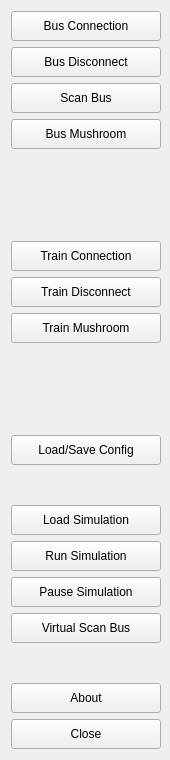
     <widget class="QWidget" name="buttonsWidget" native="true">
      <property name="minimumSize">
       <size>
        <width>170</width>
        <height>760</height>
       </size>
      </property>
      <property name="maximumSize">
       <size>
        <width>170</width>
        <height>760</height>
       </size>
      </property>
      <layout class="QVBoxLayout" name="verticalLayout">
       <item>
        <widget class="QPushButton" name="connectDialogButton">
         <property name="minimumSize">
          <size>
           <width>150</width>
           <height>30</height>
          </size>
         </property>
         <property name="maximumSize">
          <size>
           <width>150</width>
           <height>30</height>
          </size>
         </property>
         <property name="text">
          <string>Bus Connection</string>
         </property>
        </widget>
       </item>
       <item>
        <widget class="QPushButton" name="magistralDisconnectButton">
         <property name="minimumSize">
          <size>
           <width>150</width>
           <height>30</height>
          </size>
         </property>
         <property name="maximumSize">
          <size>
           <width>150</width>
           <height>30</height>
          </size>
         </property>
         <property name="text">
          <string>Bus Disconnect</string>
         </property>
        </widget>
       </item>
       <item>
        <widget class="QPushButton" name="scanNetworkButton">
         <property name="minimumSize">
          <size>
           <width>150</width>
           <height>30</height>
          </size>
         </property>
         <property name="maximumSize">
          <size>
           <width>150</width>
           <height>30</height>
          </size>
         </property>
         <property name="text">
          <string>Scan Bus</string>
         </property>
        </widget>
       </item>
       <item>
        <widget class="QPushButton" name="powerOffElementsButton">
         <property name="minimumSize">
          <size>
           <width>150</width>
           <height>30</height>
          </size>
         </property>
         <property name="maximumSize">
          <size>
           <width>150</width>
           <height>30</height>
          </size>
         </property>
         <property name="text">
          <string>Bus Mushroom</string>
         </property>
         <property name="icon">
          <iconset resource="res.qrc">
           <normaloff>:/imags/mush/mushB.png</normaloff>:/imags/mush/mushB.png</iconset>
         </property>
        </widget>
       </item>
       <item>
        <widget class="QWidget" name="widget_2" native="true">
         <property name="minimumSize">
          <size>
           <width>150</width>
           <height>80</height>
          </size>
         </property>
         <property name="maximumSize">
          <size>
           <width>150</width>
           <height>80</height>
          </size>
         </property>
         <layout class="QHBoxLayout" name="horizontalLayout_8">
          <item>
           <widget class="QLabel" name="connectionLabel">
            <property name="minimumSize">
             <size>
              <width>64</width>
              <height>64</height>
             </size>
            </property>
            <property name="maximumSize">
             <size>
              <width>64</width>
              <height>64</height>
             </size>
            </property>
            <property name="text">
             <string/>
            </property>
            <property name="pixmap">
             <pixmap resource="res.qrc">:/imags/connection/disconnected.png</pixmap>
            </property>
            <property name="scaledContents">
             <bool>true</bool>
            </property>
           </widget>
          </item>
         </layout>
        </widget>
       </item>
       <item>
        <widget class="QPushButton" name="trainConnectButton">
         <property name="minimumSize">
          <size>
           <width>150</width>
           <height>30</height>
          </size>
         </property>
         <property name="maximumSize">
          <size>
           <width>150</width>
           <height>30</height>
          </size>
         </property>
         <property name="text">
          <string>Train Connection</string>
         </property>
        </widget>
       </item>
       <item>
        <widget class="QPushButton" name="trainDisconnectButton">
         <property name="minimumSize">
          <size>
           <width>150</width>
           <height>30</height>
          </size>
         </property>
         <property name="maximumSize">
          <size>
           <width>150</width>
           <height>30</height>
          </size>
         </property>
         <property name="text">
          <string>Train Disconnect</string>
         </property>
        </widget>
       </item>
       <item>
        <widget class="QPushButton" name="trainMushroomButton">
         <property name="minimumSize">
          <size>
           <width>150</width>
           <height>30</height>
          </size>
         </property>
         <property name="maximumSize">
          <size>
           <width>150</width>
           <height>30</height>
          </size>
         </property>
         <property name="text">
          <string>Train Mushroom</string>
         </property>
         <property name="icon">
          <iconset resource="res.qrc">
           <normaloff>:/imags/mush/mushB.png</normaloff>:/imags/mush/mushB.png</iconset>
         </property>
        </widget>
       </item>
       <item>
        <widget class="QWidget" name="widget_4" native="true">
         <property name="minimumSize">
          <size>
           <width>150</width>
           <height>80</height>
          </size>
         </property>
         <property name="maximumSize">
          <size>
           <width>150</width>
           <height>80</height>
          </size>
         </property>
         <layout class="QHBoxLayout" name="horizontalLayout_9">
          <item>
           <widget class="QLabel" name="connectionLabel_2">
            <property name="minimumSize">
             <size>
              <width>50</width>
              <height>64</height>
             </size>
            </property>
            <property name="maximumSize">
             <size>
              <width>50</width>
              <height>64</height>
             </size>
            </property>
            <property name="text">
             <string/>
            </property>
            <property name="pixmap">
             <pixmap resource="res.qrc">:/imags/connection/disconnectedB.png</pixmap>
            </property>
            <property name="scaledContents">
             <bool>true</bool>
            </property>
           </widget>
          </item>
         </layout>
        </widget>
       </item>
       <item>
        <widget class="QPushButton" name="configDialogButton">
         <property name="minimumSize">
          <size>
           <width>150</width>
           <height>30</height>
          </size>
         </property>
         <property name="maximumSize">
          <size>
           <width>150</width>
           <height>30</height>
          </size>
         </property>
         <property name="text">
          <string>Load/Save Config</string>
         </property>
        </widget>
       </item>
       <item>
        <spacer name="verticalSpacer">
         <property name="orientation">
          <enum>Qt::Vertical</enum>
         </property>
         <property name="sizeHint" stdset="0">
          <size>
           <width>20</width>
           <height>40</height>
          </size>
         </property>
        </spacer>
       </item>
       <item>
        <widget class="QPushButton" name="loadSimButton">
         <property name="minimumSize">
          <size>
           <width>150</width>
           <height>30</height>
          </size>
         </property>
         <property name="maximumSize">
          <size>
           <width>150</width>
           <height>30</height>
          </size>
         </property>
         <property name="text">
          <string>Load Simulation</string>
         </property>
        </widget>
       </item>
       <item>
        <widget class="QPushButton" name="runSimButton">
         <property name="minimumSize">
          <size>
           <width>150</width>
           <height>30</height>
          </size>
         </property>
         <property name="maximumSize">
          <size>
           <width>150</width>
           <height>30</height>
          </size>
         </property>
         <property name="text">
          <string>Run Simulation</string>
         </property>
        </widget>
       </item>
       <item>
        <widget class="QPushButton" name="pauseSimButton">
         <property name="minimumSize">
          <size>
           <width>150</width>
           <height>30</height>
          </size>
         </property>
         <property name="maximumSize">
          <size>
           <width>150</width>
           <height>30</height>
          </size>
         </property>
         <property name="text">
          <string>Pause Simulation</string>
         </property>
        </widget>
       </item>
       <item>
        <widget class="QPushButton" name="virtualButton">
         <property name="minimumSize">
          <size>
           <width>150</width>
           <height>30</height>
          </size>
         </property>
         <property name="maximumSize">
          <size>
           <width>150</width>
           <height>30</height>
          </size>
         </property>
         <property name="text">
          <string>Virtual Scan Bus</string>
         </property>
        </widget>
       </item>
       <item>
        <spacer name="verticalSpacer_2">
         <property name="orientation">
          <enum>Qt::Vertical</enum>
         </property>
         <property name="sizeHint" stdset="0">
          <size>
           <width>20</width>
           <height>40</height>
          </size>
         </property>
        </spacer>
       </item>
       <item>
        <widget class="QPushButton" name="aboutDialogButton">
         <property name="minimumSize">
          <size>
           <width>150</width>
           <height>30</height>
          </size>
         </property>
         <property name="maximumSize">
          <size>
           <width>150</width>
           <height>30</height>
          </size>
         </property>
         <property name="text">
          <string>About</string>
         </property>
        </widget>
       </item>
       <item>
        <widget class="QPushButton" name="closeButton">
         <property name="minimumSize">
          <size>
           <width>150</width>
           <height>30</height>
          </size>
         </property>
         <property name="maximumSize">
          <size>
           <width>150</width>
           <height>30</height>
          </size>
         </property>
         <property name="text">
          <string>Close</string>
         </property>
        </widget>
       </item>
      </layout>
     </widget>
